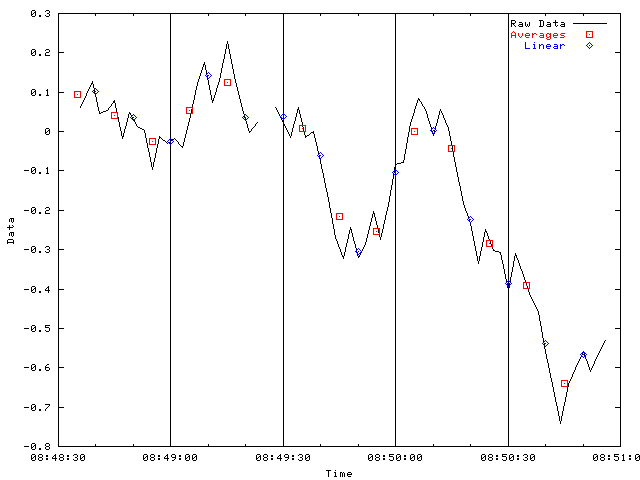

This chart was generated by the following gnuplot code:
# GNUPlot command file for comparing
# some export methods

!ArchiveExport ../DemoData/index fred -s "03/23/2004 08:48:30" -gnu -o /tmp/raw
!ArchiveExport ../DemoData/index fred -s "03/23/2004 08:48:30"  -gnu -o /tmp/pb -plotbin 5
!ArchiveExport ../DemoData/index fred -s "03/23/2004 08:48:30"  -gnu -o /tmp/av -average 10
!ArchiveExport ../DemoData/index fred -s "03/23/2004 08:48:30"  -gnu -o /tmp/lin -linear 10

set timefmt "%m/%d/%Y %H:%M:%S"
set xdata time
set xlabel "Time"
set format x "%H:%M:%S"
set ylabel "Data"
# X axis tick control:
# One tick per hour:
set xtics 30
set mxtics 3
set grid xtics noytics
set term png small color xffffff x000000 x000000 x000000 xff0000 x0000ff
set output 'interpol.png'
plot '/tmp/raw' using 1:3 title 'Raw Data' with lines , '/tmp/av' using 1:3 title 'Averages' with points pt 9 ps 1.5, '/tmp/lin' using 1:3 title 'Linear' with points pt 7 ps 1.5
!eog interpol.png

